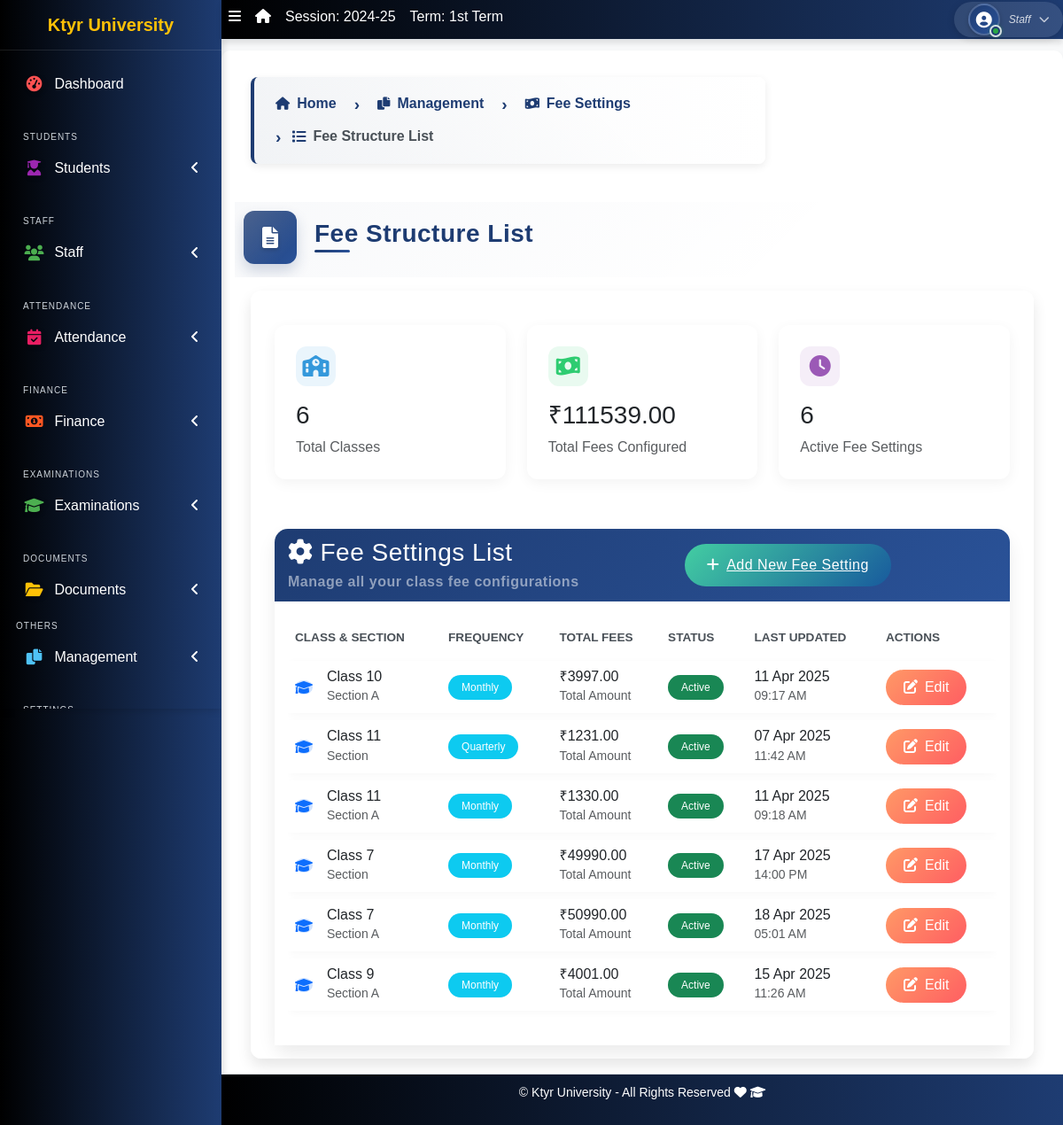
Before: /fees/settings/list/ with the older database file.
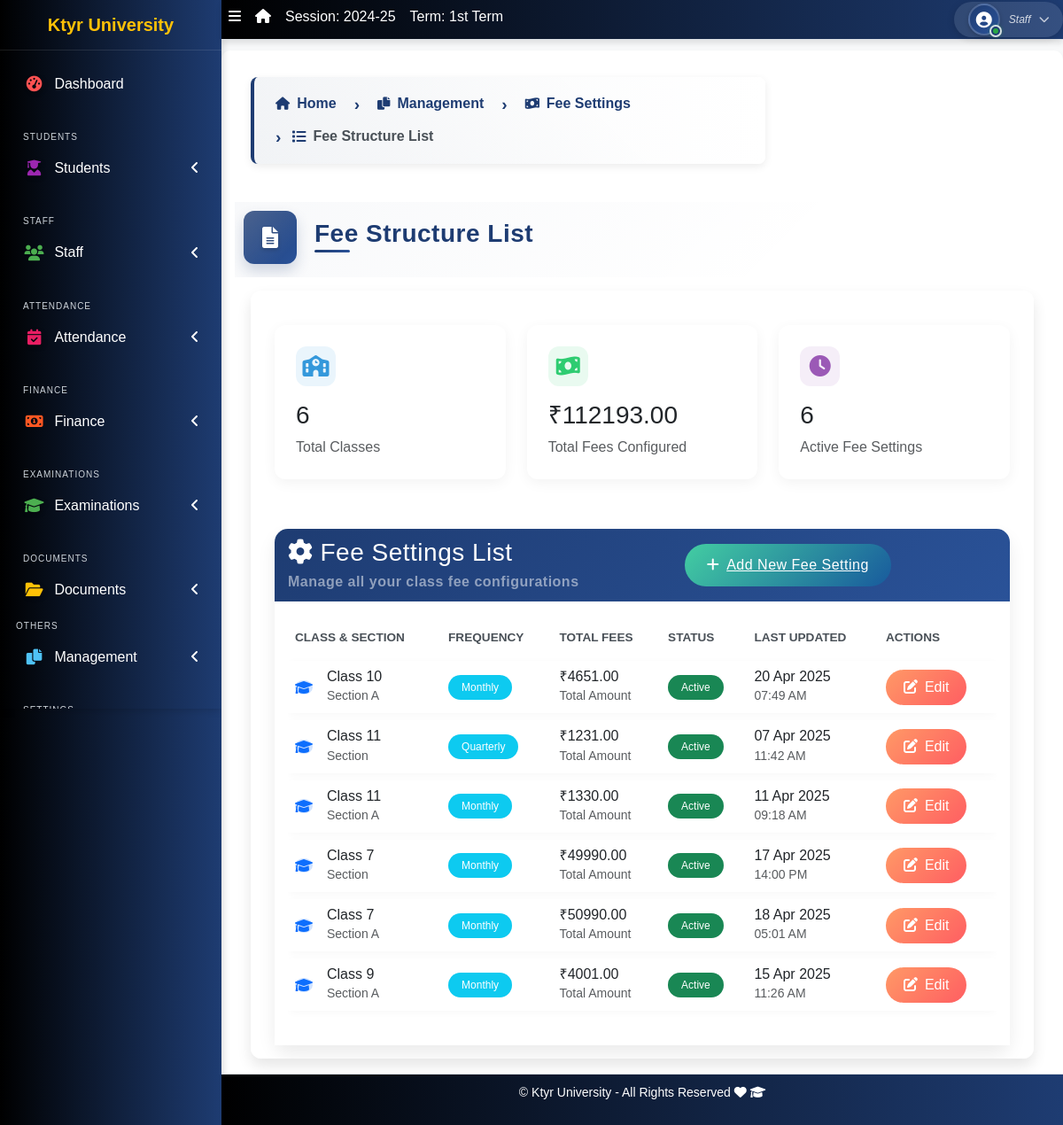
After: the same page with the newer database file.
### apps/corecode/models.py (models this page shows, shortened)
class FeeSettings(models.Model):
    class_name = models.ForeignKey('StudentClass', on_delete=models.CASCADE)
    section = models.CharField(max_length=20)
    frequency = models.CharField(max_length=20)
    created_at = models.DateTimeField(auto_now_add=True)
    updated_at = models.DateTimeField(auto_now=True)
    class Meta:
        unique_together = ['class_name', 'section']
    def get_total_fees(self):
        return sum(fee.amount - fee.discount for fee in self.fees.all())

class FeeStructure(models.Model):
    fee_settings = models.ForeignKey(FeeSettings, on_delete=models.CASCADE, related_name='fees')
    fee_type = models.CharField(max_length=100)
    amount = models.DecimalField(max_digits=10, decimal_places=2)
    due_date = models.DateField()
    late_fee = models.DecimalField(max_digits=10, decimal_places=2, default=0)
    discount = models.DecimalField(max_digits=10, decimal_places=2, default=0)

class StudentClass(models.Model):
    name = models.CharField(max_length=200, unique=True)
    class Meta:
        verbose_name = "Class"
        verbose_name_plural = "Classes"
        ordering = ["name"]
    def __str__(self):
        return self.name

### apps/corecode/views.py (the view)
# urls.py: path('fees/settings/list/', views.fee_settings_list, name='fee_settings_list'),
def fee_settings_list(request):
    fee_settings_list = FeeSettings.objects.all().order_by('class_name', 'section')
    total_classes = fee_settings_list.count()
    total_fees = sum(setting.get_total_fees() for setting in fee_settings_list)
    active_settings = fee_settings_list.count()  # Assuming all settings are active
    context = {
        'fee_settings_list': fee_settings_list,
        'total_classes': total_classes,
        'total_fees': total_fees,
        'active_settings': active_settings,
    }
    return render(request, 'corecode/fee_settings_list.html', context)

### apps/corecode/context_processors.py (called while the page is built)
def site_defaults(request):
    current_session = AcademicSession.objects.get(current=True)
    current_term = AcademicTerm.objects.get(current=True)
    vals = SiteConfig.objects.all()
    contexts = {
        "current_session": current_session.name,
        "current_term": current_term.name,
    }
    for val in vals:
        contexts[val.key] = val.value
    return contexts

def global_college_profile(request):
    try:
        profile = CollegeProfileModel.objects.first()
    except CollegeProfileModel.DoesNotExist:
        profile = None
    return {'profile': profile}

### apps/corecode/templates/corecode/fee_settings_list.html (shortened to what the changed rows need)
{% extends "base.html" %}
{% load static %}
{% block title %}Fee Structure List{% endblock title %}
{% block content %}
<div class="container mt-4">
    <div class="row mb-4">
        <div class="col-md-4">
            <div class="stats-card">
                <div class="stats-icon" style="background: rgba(46, 204, 113, 0.1); color: #2ecc71;">
                    <i class="fas fa-money-bill-wave"></i>
                </div>
                <h3>₹{{ total_fees|floatformat:2 }}</h3>
                <p class="text-muted mb-0">Total Fees Configured</p>
            </div>
        </div>
    </div>
    <div class="fee-card">
        <div class="card-body p-4">
            {% if fee_settings_list %}
            <div class="table-responsive">
                <table class="table table-custom">
                    <thead>
                        <tr>
                            <th>CLASS & SECTION</th>
                            <th>FREQUENCY</th>
                            <th>TOTAL FEES</th>
                            <th>STATUS</th>
                            <th>LAST UPDATED</th>
                            <th>ACTIONS</th>
                        </tr>
                    </thead>
                    <tbody>
                        {% for setting in fee_settings_list %}
                        <tr>
                            <td>
                                <div class="d-flex align-items-center">
                                    <div class="avatar-sm bg-primary-subtle rounded-circle me-3 d-flex align-items-center justify-content-center">
                                        <i class="fas fa-graduation-cap text-primary"></i>
                                    </div>
                                    <div>
                                        <h6 class="mb-0">Class {{ setting.class_name }}</h6>
                                        <small class="text-muted">Section {{ setting.section }}</small>
                                    </div>
                                </div>
                            </td>
                            <td>
                                <span class="badge badge-custom bg-info">{{ setting.frequency }}</span>
                            </td>
                            <td>
                                <h6 class="mb-0">₹{{ setting.get_total_fees|floatformat:2 }}</h6>
                                <small class="text-muted">Total Amount</small>
                            </td>
                            <td>
                                <span class="badge badge-custom bg-success">Active</span>
                            </td>
                            <td>
                                <div>
                                    <h6 class="mb-0">{{ setting.updated_at|date:"d M Y" }}</h6>
                                    <small class="text-muted">{{ setting.updated_at|time:"H:i A" }}</small>
                                </div>
                            </td>
                            <td>
                                <a href="{% url 'fee_settings' %}?class_name={{ setting.class_name.id }}&section={{ setting.section }}"
                                   class="btn btn-edit">
                                    <i class="fas fa-edit me-2"></i>Edit
                                </a>
                            </td>
                        </tr>
                        {% endfor %}
                    </tbody>
                </table>
            </div>
            {% endif %}
        </div>
    </div>
</div>
{% endblock %}

Changed rows visible on the page:
changed FeeSettings: get_total_fees "3997.00" → "4651.00"; updated_at "11 Apr 2025" → "20 Apr 2025"; updated_at "09:17 AM" → "07:49 AM"
Other visible differences:
{{ total_fees|floatformat:2 }}: "111539.00" → "112193.00"
